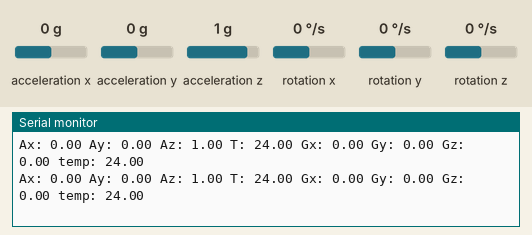
Simulated run of this sketch. Board: Arduino Uno, built with avr-gcc and run on an emulated ATmega328P. Parts: the last lines printed to the serial monitor. Wiring (inferred from the names in the program): MPU-6050 motion sensor at I2C address 0x68. Inputs (shaded band) come from the test bench; at power-on: acceleration x 0 g, acceleration y 0 g, rotation x 0 °/s, acceleration z 1 g, rotation y 0 °/s, rotation z 0 °/s.

Above: at 1.3 s.
1.4 s: acceleration x set to -1.4 g
At 1.52 s:
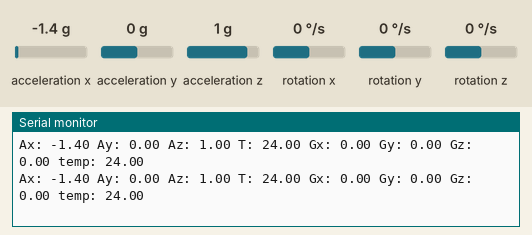
4.4 s: acceleration y set to -1.4 g
At 4.49 s:
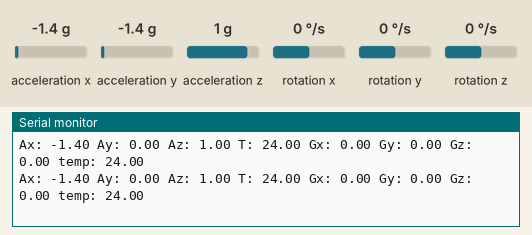
7.4 s: rotation x set to -192 °/s
At 7.61 s:
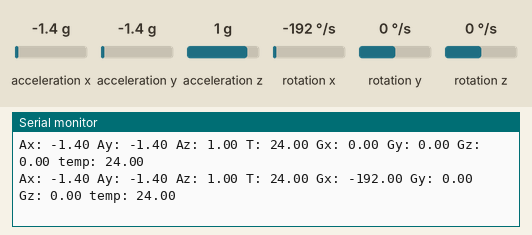
10.4 s: acceleration z set to -1.4 g
At 10.46 s:
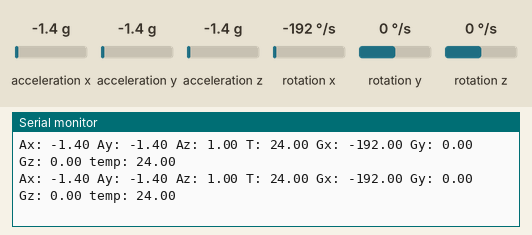
13.4 s: rotation y set to -192 °/s
At 13.57 s:
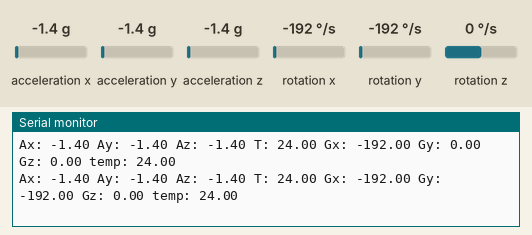
16.4 s: rotation z set to 100 °/s
At 16.52 s:
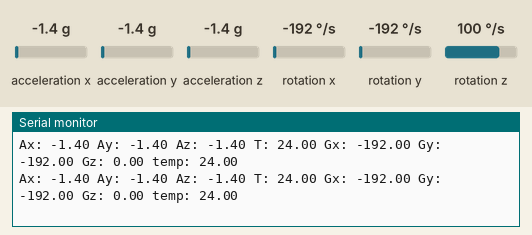

The sketch:

acc.ino
```cpp
// configure the SCL and SDA pins.
// scl to a4
// sda to a5

#include <Wire.h>

// MPU6050 Slave Device Address
const uint8_t MPU6050SlaveAddress = 0x68;

// sensitivity scale factor respective to full scale setting provided in datasheet
const uint16_t AccelScaleFactor = 16384;
const uint16_t GyroScaleFactor = 131;

// MPU6050 few configuration register addresses
const uint8_t MPU6050_REGISTER_SMPLRT_DIV   =  0x19;
const uint8_t MPU6050_REGISTER_USER_CTRL    =  0x6A;
const uint8_t MPU6050_REGISTER_PWR_MGMT_1   =  0x6B;
const uint8_t MPU6050_REGISTER_PWR_MGMT_2   =  0x6C;
const uint8_t MPU6050_REGISTER_CONFIG       =  0x1A;
const uint8_t MPU6050_REGISTER_GYRO_CONFIG  =  0x1B;
const uint8_t MPU6050_REGISTER_ACCEL_CONFIG =  0x1C;
const uint8_t MPU6050_REGISTER_FIFO_EN      =  0x23;
const uint8_t MPU6050_REGISTER_INT_ENABLE   =  0x38;
const uint8_t MPU6050_REGISTER_ACCEL_XOUT_H =  0x3B;
const uint8_t MPU6050_REGISTER_SIGNAL_PATH_RESET  = 0x68;

int16_t AccelX, AccelY, AccelZ, Temperature, GyroX, GyroY, GyroZ;

void setup() {
  Serial.begin(9600);
  Wire.begin();
  MPU6050_Init();
}

void loop() {
  double Ax, Ay, Az, T, Gx, Gy, Gz;

  Read_RawValue(MPU6050SlaveAddress, MPU6050_REGISTER_ACCEL_XOUT_H);

  //divide each with their sensitivity scale factor
  Ax = (double)AccelX/AccelScaleFactor;
  Ay = (double)AccelY/AccelScaleFactor;
  Az = (double)AccelZ/AccelScaleFactor;
  T = (double)Temperature/340+36.53; //temperature formula
  Gx = (double)GyroX/GyroScaleFactor;
  Gy = (double)GyroY/GyroScaleFactor;
  Gz = (double)GyroZ/GyroScaleFactor;

  Serial.print("Ax: "); Serial.print(Ax);
  Serial.print(" Ay: "); Serial.print(Ay);
  Serial.print(" Az: "); Serial.print(Az);
  Serial.print(" T: "); Serial.print(T);
  Serial.print(" Gx: "); Serial.print(Gx);
  Serial.print(" Gy: "); Serial.print(Gy);
  Serial.print(" Gz: "); Serial.print(Gz);
  Serial.print(" temp: "); Serial.println(T);

  delay(100);
}

void I2C_Write(uint8_t deviceAddress, uint8_t regAddress, uint8_t data){
  Wire.beginTransmission(deviceAddress);
  Wire.write(regAddress);
  Wire.write(data);
  Wire.endTransmission();
}

// read all 14 register
void Read_RawValue(uint8_t deviceAddress, uint8_t regAddress){
  Wire.beginTransmission(deviceAddress);
  Wire.write(regAddress);
  Wire.endTransmission();
  Wire.requestFrom(deviceAddress, (uint8_t)14);
  AccelX = (((int16_t)Wire.read()<<8) | Wire.read());
  AccelY = (((int16_t)Wire.read()<<8) | Wire.read());
  AccelZ = (((int16_t)Wire.read()<<8) | Wire.read());
  Temperature = (((int16_t)Wire.read()<<8) | Wire.read());
  GyroX = (((int16_t)Wire.read()<<8) | Wire.read());
  GyroY = (((int16_t)Wire.read()<<8) | Wire.read());
  GyroZ = (((int16_t)Wire.read()<<8) | Wire.read());
}

//configure MPU6050
void MPU6050_Init(){
  delay(150);
  I2C_Write(MPU6050SlaveAddress, MPU6050_REGISTER_SMPLRT_DIV, 0x07);
  I2C_Write(MPU6050SlaveAddress, MPU6050_REGISTER_PWR_MGMT_1, 0x01);
  I2C_Write(MPU6050SlaveAddress, MPU6050_REGISTER_PWR_MGMT_2, 0x00);
  I2C_Write(MPU6050SlaveAddress, MPU6050_REGISTER_CONFIG, 0x00);
  I2C_Write(MPU6050SlaveAddress, MPU6050_REGISTER_GYRO_CONFIG, 0x00);//set +/-250 degree/second full scale
  I2C_Write(MPU6050SlaveAddress, MPU6050_REGISTER_ACCEL_CONFIG, 0x00);// set +/- 2g full scale
  I2C_Write(MPU6050SlaveAddress, MPU6050_REGISTER_FIFO_EN, 0x00);
  I2C_Write(MPU6050SlaveAddress, MPU6050_REGISTER_INT_ENABLE, 0x01);
  I2C_Write(MPU6050SlaveAddress, MPU6050_REGISTER_SIGNAL_PATH_RESET, 0x00);
  I2C_Write(MPU6050SlaveAddress, MPU6050_REGISTER_USER_CTRL, 0x00);
}
```

Measured:
- after the input at 1.4 s, the serial monitor: prints a new line at once (image 1)
- after the input at 7.4 s, the serial monitor: prints a new line after 0.10 s (image 3)
- after the input at 13.4 s, the serial monitor: prints a new line after 0.05 s (image 5)
